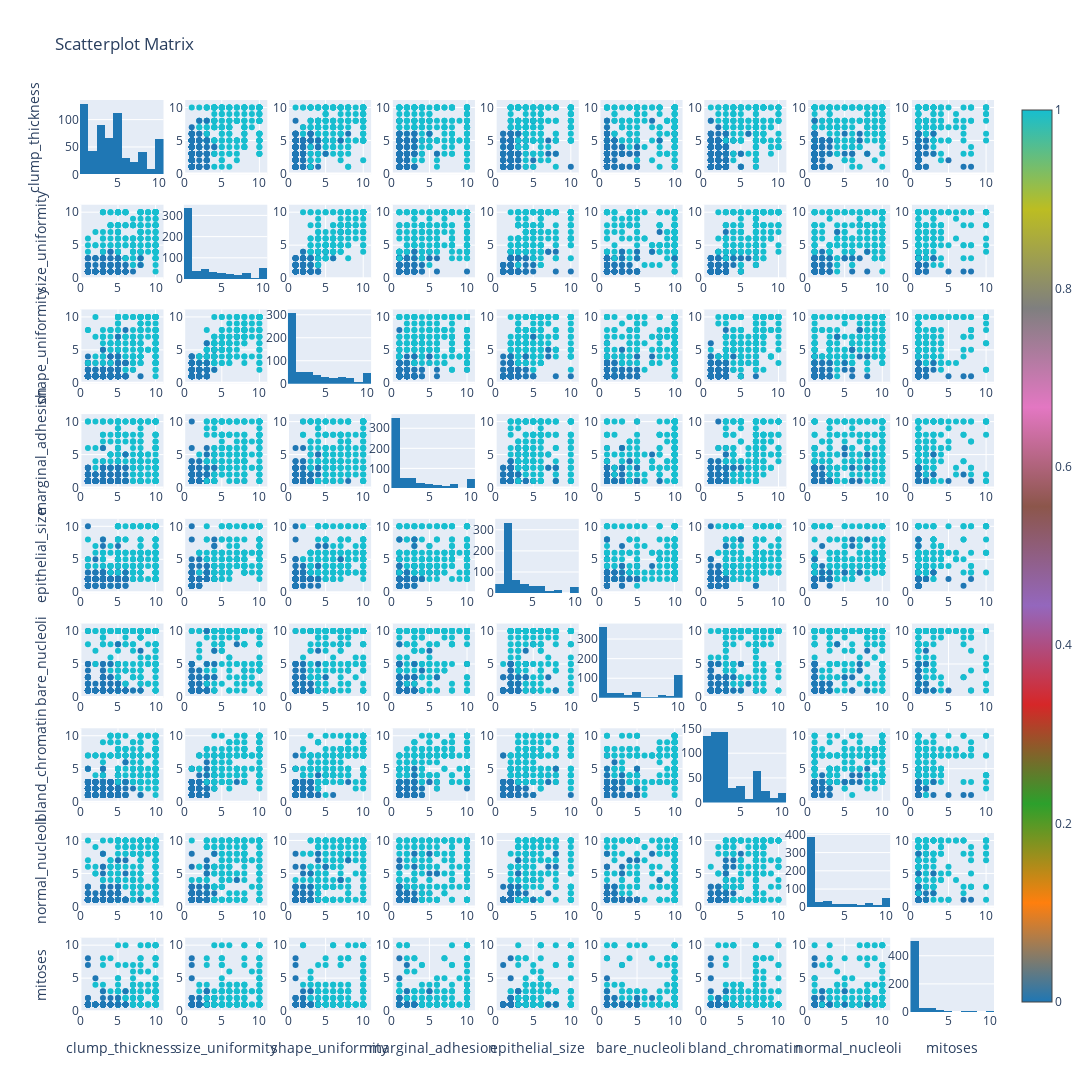

Notebook code cell kept with this figure:
### Code cell
# 
df['class'] = df['class']#.astype(int)

figure = ff.create_scatterplotmatrix(df.select_dtypes(include='number'),
                                     height = 1500,
                                     width  = 1500,
                                     index  = 'class',  
                                     diag   = 'histogram')
figure.show()
